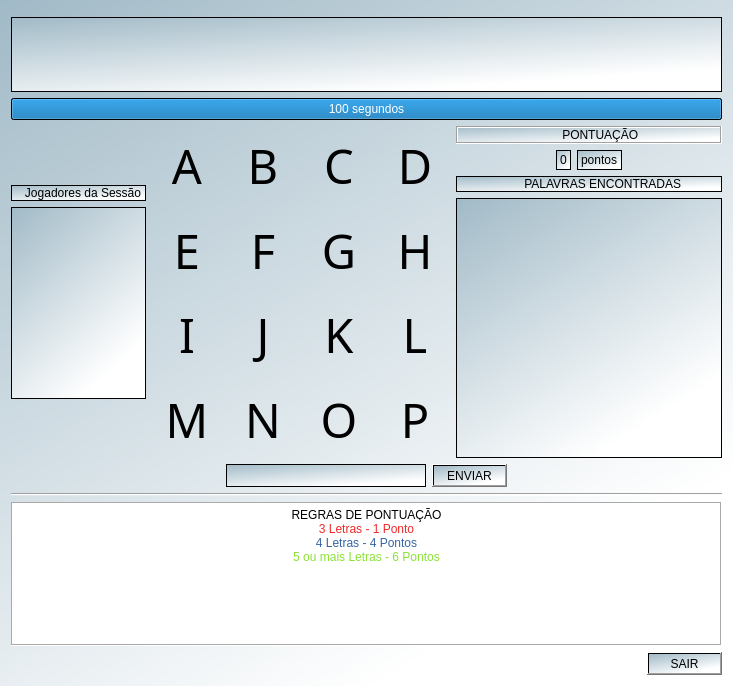
<?xml version="1.0" encoding="UTF-8"?>
<ui version="4.0">
 <class>Form</class>
 <widget class="QWidget" name="Form">
  <property name="geometry">
   <rect>
    <x>0</x>
    <y>0</y>
    <width>733</width>
    <height>686</height>
   </rect>
  </property>
  <property name="sizePolicy">
   <sizepolicy hsizetype="Expanding" vsizetype="Expanding">
    <horstretch>0</horstretch>
    <verstretch>0</verstretch>
   </sizepolicy>
  </property>
  <property name="windowTitle">
   <string>Form</string>
  </property>
  <property name="styleSheet">
   <string notr="true">background-color: qlineargradient(spread:pad, x1:0, y1:0, x2:0.603, y2:0.943182, stop:0 rgba(161, 186, 199, 255), stop:1 rgba(255, 255, 255, 255));</string>
  </property>
  <layout class="QVBoxLayout" name="verticalLayout">
   <item>
    <widget class="Line" name="line">
     <property name="orientation">
      <enum>Qt::Vertical</enum>
     </property>
    </widget>
   </item>
   <item>
    <widget class="QLabel" name="label">
     <property name="sizePolicy">
      <sizepolicy hsizetype="MinimumExpanding" vsizetype="MinimumExpanding">
       <horstretch>0</horstretch>
       <verstretch>0</verstretch>
      </sizepolicy>
     </property>
     <property name="minimumSize">
      <size>
       <width>600</width>
       <height>75</height>
      </size>
     </property>
     <property name="autoFillBackground">
      <bool>false</bool>
     </property>
     <property name="styleSheet">
      <string notr="true">image: url(:/newPrefix/img/BoggleIcon.png);</string>
     </property>
     <property name="frameShape">
      <enum>QFrame::Panel</enum>
     </property>
     <property name="text">
      <string/>
     </property>
    </widget>
   </item>
   <item>
    <spacer name="verticalSpacer_4">
     <property name="orientation">
      <enum>Qt::Vertical</enum>
     </property>
     <property name="sizeHint" stdset="0">
      <size>
       <width>20</width>
       <height>40</height>
      </size>
     </property>
    </spacer>
   </item>
   <item>
    <layout class="QHBoxLayout" name="horizontalLayout">
     <item>
      <widget class="QProgressBar" name="temporestante">
       <property name="maximum">
        <number>180</number>
       </property>
       <property name="value">
        <number>180</number>
       </property>
       <property name="format">
        <string>%p segundos</string>
       </property>
      </widget>
     </item>
    </layout>
   </item>
   <item>
    <layout class="QHBoxLayout" name="horizontalLayout_3">
     <item>
      <layout class="QVBoxLayout" name="verticalLayout_9">
       <item>
        <spacer name="verticalSpacer_3">
         <property name="orientation">
          <enum>Qt::Vertical</enum>
         </property>
         <property name="sizeHint" stdset="0">
          <size>
           <width>20</width>
           <height>40</height>
          </size>
         </property>
        </spacer>
       </item>
       <item>
        <widget class="QLabel" name="JogadoresSessao">
         <property name="frameShape">
          <enum>QFrame::Box</enum>
         </property>
         <property name="text">
          <string>   Jogadores da Sessão</string>
         </property>
        </widget>
       </item>
       <item>
        <widget class="QListWidget" name="listaJogadores">
         <property name="sizePolicy">
          <sizepolicy hsizetype="Expanding" vsizetype="MinimumExpanding">
           <horstretch>0</horstretch>
           <verstretch>0</verstretch>
          </sizepolicy>
         </property>
         <property name="minimumSize">
          <size>
           <width>0</width>
           <height>0</height>
          </size>
         </property>
        </widget>
       </item>
       <item>
        <spacer name="verticalSpacer_2">
         <property name="orientation">
          <enum>Qt::Vertical</enum>
         </property>
         <property name="sizeHint" stdset="0">
          <size>
           <width>20</width>
           <height>10</height>
          </size>
         </property>
        </spacer>
       </item>
      </layout>
     </item>
     <item>
      <layout class="QGridLayout" name="gridLayout">
       <item row="0" column="0">
        <widget class="QPushButton" name="letra1">
         <property name="sizePolicy">
          <sizepolicy hsizetype="MinimumExpanding" vsizetype="MinimumExpanding">
           <horstretch>0</horstretch>
           <verstretch>0</verstretch>
          </sizepolicy>
         </property>
         <property name="minimumSize">
          <size>
           <width>70</width>
           <height>0</height>
          </size>
         </property>
         <property name="font">
          <font>
           <family>Kozuka Gothic Pr6N EL</family>
           <pointsize>35</pointsize>
           <weight>50</weight>
           <italic>false</italic>
           <bold>false</bold>
           <strikeout>false</strikeout>
           <kerning>false</kerning>
          </font>
         </property>
         <property name="cursor">
          <cursorShape>PointingHandCursor</cursorShape>
         </property>
         <property name="styleSheet">
          <string notr="true"/>
         </property>
         <property name="text">
          <string>A</string>
         </property>
         <property name="autoDefault">
          <bool>false</bool>
         </property>
         <property name="default">
          <bool>false</bool>
         </property>
         <property name="flat">
          <bool>true</bool>
         </property>
        </widget>
       </item>
       <item row="1" column="2">
        <widget class="QPushButton" name="letra7">
         <property name="sizePolicy">
          <sizepolicy hsizetype="MinimumExpanding" vsizetype="MinimumExpanding">
           <horstretch>0</horstretch>
           <verstretch>0</verstretch>
          </sizepolicy>
         </property>
         <property name="minimumSize">
          <size>
           <width>70</width>
           <height>0</height>
          </size>
         </property>
         <property name="font">
          <font>
           <family>Kozuka Gothic Pr6N EL</family>
           <pointsize>35</pointsize>
           <weight>50</weight>
           <italic>false</italic>
           <bold>false</bold>
           <strikeout>false</strikeout>
           <kerning>false</kerning>
          </font>
         </property>
         <property name="cursor">
          <cursorShape>PointingHandCursor</cursorShape>
         </property>
         <property name="text">
          <string>G</string>
         </property>
         <property name="autoDefault">
          <bool>false</bool>
         </property>
         <property name="default">
          <bool>false</bool>
         </property>
         <property name="flat">
          <bool>true</bool>
         </property>
        </widget>
       </item>
       <item row="1" column="3">
        <widget class="QPushButton" name="letra8">
         <property name="sizePolicy">
          <sizepolicy hsizetype="MinimumExpanding" vsizetype="MinimumExpanding">
           <horstretch>0</horstretch>
           <verstretch>0</verstretch>
          </sizepolicy>
         </property>
         <property name="minimumSize">
          <size>
           <width>70</width>
           <height>0</height>
          </size>
         </property>
         <property name="font">
          <font>
           <family>Kozuka Gothic Pr6N EL</family>
           <pointsize>35</pointsize>
           <weight>50</weight>
           <italic>false</italic>
           <bold>false</bold>
           <strikeout>false</strikeout>
           <kerning>false</kerning>
          </font>
         </property>
         <property name="cursor">
          <cursorShape>PointingHandCursor</cursorShape>
         </property>
         <property name="text">
          <string>H</string>
         </property>
         <property name="autoDefault">
          <bool>false</bool>
         </property>
         <property name="default">
          <bool>false</bool>
         </property>
         <property name="flat">
          <bool>true</bool>
         </property>
        </widget>
       </item>
       <item row="2" column="0">
        <widget class="QPushButton" name="letra9">
         <property name="sizePolicy">
          <sizepolicy hsizetype="MinimumExpanding" vsizetype="MinimumExpanding">
           <horstretch>0</horstretch>
           <verstretch>0</verstretch>
          </sizepolicy>
         </property>
         <property name="minimumSize">
          <size>
           <width>70</width>
           <height>0</height>
          </size>
         </property>
         <property name="font">
          <font>
           <family>Kozuka Gothic Pr6N EL</family>
           <pointsize>35</pointsize>
           <weight>50</weight>
           <italic>false</italic>
           <bold>false</bold>
           <strikeout>false</strikeout>
           <kerning>false</kerning>
          </font>
         </property>
         <property name="cursor">
          <cursorShape>PointingHandCursor</cursorShape>
         </property>
         <property name="text">
          <string>I</string>
         </property>
         <property name="autoDefault">
          <bool>false</bool>
         </property>
         <property name="default">
          <bool>false</bool>
         </property>
         <property name="flat">
          <bool>true</bool>
         </property>
        </widget>
       </item>
       <item row="2" column="2">
        <widget class="QPushButton" name="letra11">
         <property name="sizePolicy">
          <sizepolicy hsizetype="MinimumExpanding" vsizetype="MinimumExpanding">
           <horstretch>0</horstretch>
           <verstretch>0</verstretch>
          </sizepolicy>
         </property>
         <property name="minimumSize">
          <size>
           <width>70</width>
           <height>0</height>
          </size>
         </property>
         <property name="font">
          <font>
           <family>Kozuka Gothic Pr6N EL</family>
           <pointsize>35</pointsize>
           <weight>50</weight>
           <italic>false</italic>
           <bold>false</bold>
           <strikeout>false</strikeout>
           <kerning>false</kerning>
          </font>
         </property>
         <property name="cursor">
          <cursorShape>PointingHandCursor</cursorShape>
         </property>
         <property name="text">
          <string>K</string>
         </property>
         <property name="autoDefault">
          <bool>false</bool>
         </property>
         <property name="default">
          <bool>false</bool>
         </property>
         <property name="flat">
          <bool>true</bool>
         </property>
        </widget>
       </item>
       <item row="2" column="3">
        <widget class="QPushButton" name="letra12">
         <property name="sizePolicy">
          <sizepolicy hsizetype="MinimumExpanding" vsizetype="MinimumExpanding">
           <horstretch>0</horstretch>
           <verstretch>0</verstretch>
          </sizepolicy>
         </property>
         <property name="minimumSize">
          <size>
           <width>70</width>
           <height>0</height>
          </size>
         </property>
         <property name="font">
          <font>
           <family>Kozuka Gothic Pr6N EL</family>
           <pointsize>35</pointsize>
           <weight>50</weight>
           <italic>false</italic>
           <bold>false</bold>
           <strikeout>false</strikeout>
           <kerning>false</kerning>
          </font>
         </property>
         <property name="cursor">
          <cursorShape>PointingHandCursor</cursorShape>
         </property>
         <property name="text">
          <string>L</string>
         </property>
         <property name="autoDefault">
          <bool>false</bool>
         </property>
         <property name="default">
          <bool>false</bool>
         </property>
         <property name="flat">
          <bool>true</bool>
         </property>
        </widget>
       </item>
       <item row="3" column="0">
        <widget class="QPushButton" name="letra13">
         <property name="sizePolicy">
          <sizepolicy hsizetype="MinimumExpanding" vsizetype="MinimumExpanding">
           <horstretch>0</horstretch>
           <verstretch>0</verstretch>
          </sizepolicy>
         </property>
         <property name="minimumSize">
          <size>
           <width>70</width>
           <height>0</height>
          </size>
         </property>
         <property name="font">
          <font>
           <family>Kozuka Gothic Pr6N EL</family>
           <pointsize>35</pointsize>
           <weight>50</weight>
           <italic>false</italic>
           <bold>false</bold>
           <strikeout>false</strikeout>
           <kerning>false</kerning>
          </font>
         </property>
         <property name="cursor">
          <cursorShape>PointingHandCursor</cursorShape>
         </property>
         <property name="text">
          <string>M</string>
         </property>
         <property name="autoDefault">
          <bool>false</bool>
         </property>
         <property name="default">
          <bool>false</bool>
         </property>
         <property name="flat">
          <bool>true</bool>
         </property>
        </widget>
       </item>
       <item row="3" column="1">
        <widget class="QPushButton" name="letra14">
         <property name="sizePolicy">
          <sizepolicy hsizetype="MinimumExpanding" vsizetype="MinimumExpanding">
           <horstretch>0</horstretch>
           <verstretch>0</verstretch>
          </sizepolicy>
         </property>
         <property name="minimumSize">
          <size>
           <width>70</width>
           <height>0</height>
          </size>
         </property>
         <property name="font">
          <font>
           <family>Kozuka Gothic Pr6N EL</family>
           <pointsize>35</pointsize>
           <weight>50</weight>
           <italic>false</italic>
           <bold>false</bold>
           <strikeout>false</strikeout>
           <kerning>false</kerning>
          </font>
         </property>
         <property name="cursor">
          <cursorShape>PointingHandCursor</cursorShape>
         </property>
         <property name="text">
          <string>N</string>
         </property>
         <property name="autoDefault">
          <bool>false</bool>
         </property>
         <property name="default">
          <bool>false</bool>
         </property>
         <property name="flat">
          <bool>true</bool>
         </property>
        </widget>
       </item>
       <item row="3" column="2">
        <widget class="QPushButton" name="letra15">
         <property name="sizePolicy">
          <sizepolicy hsizetype="MinimumExpanding" vsizetype="MinimumExpanding">
           <horstretch>0</horstretch>
           <verstretch>0</verstretch>
          </sizepolicy>
         </property>
         <property name="minimumSize">
          <size>
           <width>70</width>
           <height>0</height>
          </size>
         </property>
         <property name="font">
          <font>
           <family>Kozuka Gothic Pr6N EL</family>
           <pointsize>35</pointsize>
           <weight>50</weight>
           <italic>false</italic>
           <bold>false</bold>
           <strikeout>false</strikeout>
           <kerning>false</kerning>
          </font>
         </property>
         <property name="cursor">
          <cursorShape>PointingHandCursor</cursorShape>
         </property>
         <property name="text">
          <string>O</string>
         </property>
         <property name="autoDefault">
          <bool>false</bool>
         </property>
         <property name="default">
          <bool>false</bool>
         </property>
         <property name="flat">
          <bool>true</bool>
         </property>
        </widget>
       </item>
       <item row="0" column="1">
        <widget class="QPushButton" name="letra2">
         <property name="sizePolicy">
          <sizepolicy hsizetype="MinimumExpanding" vsizetype="MinimumExpanding">
           <horstretch>0</horstretch>
           <verstretch>0</verstretch>
          </sizepolicy>
         </property>
         <property name="minimumSize">
          <size>
           <width>70</width>
           <height>0</height>
          </size>
         </property>
         <property name="font">
          <font>
           <family>Kozuka Gothic Pr6N EL</family>
           <pointsize>35</pointsize>
           <weight>50</weight>
           <italic>false</italic>
           <bold>false</bold>
           <strikeout>false</strikeout>
           <kerning>false</kerning>
          </font>
         </property>
         <property name="cursor">
          <cursorShape>PointingHandCursor</cursorShape>
         </property>
         <property name="text">
          <string>B</string>
         </property>
         <property name="autoDefault">
          <bool>false</bool>
         </property>
         <property name="default">
          <bool>false</bool>
         </property>
         <property name="flat">
          <bool>true</bool>
         </property>
        </widget>
       </item>
       <item row="0" column="2">
        <widget class="QPushButton" name="letra3">
         <property name="sizePolicy">
          <sizepolicy hsizetype="MinimumExpanding" vsizetype="MinimumExpanding">
           <horstretch>0</horstretch>
           <verstretch>0</verstretch>
          </sizepolicy>
         </property>
         <property name="minimumSize">
          <size>
           <width>70</width>
           <height>0</height>
          </size>
         </property>
         <property name="font">
          <font>
           <family>Kozuka Gothic Pr6N EL</family>
           <pointsize>35</pointsize>
           <weight>50</weight>
           <italic>false</italic>
           <bold>false</bold>
           <strikeout>false</strikeout>
           <kerning>false</kerning>
          </font>
         </property>
         <property name="cursor">
          <cursorShape>PointingHandCursor</cursorShape>
         </property>
         <property name="text">
          <string>C</string>
         </property>
         <property name="autoDefault">
          <bool>false</bool>
         </property>
         <property name="default">
          <bool>false</bool>
         </property>
         <property name="flat">
          <bool>true</bool>
         </property>
        </widget>
       </item>
       <item row="0" column="3">
        <widget class="QPushButton" name="letra4">
         <property name="enabled">
          <bool>true</bool>
         </property>
         <property name="sizePolicy">
          <sizepolicy hsizetype="MinimumExpanding" vsizetype="MinimumExpanding">
           <horstretch>0</horstretch>
           <verstretch>0</verstretch>
          </sizepolicy>
         </property>
         <property name="minimumSize">
          <size>
           <width>70</width>
           <height>0</height>
          </size>
         </property>
         <property name="font">
          <font>
           <family>Kozuka Gothic Pr6N EL</family>
           <pointsize>35</pointsize>
           <weight>50</weight>
           <italic>false</italic>
           <bold>false</bold>
           <strikeout>false</strikeout>
           <kerning>false</kerning>
          </font>
         </property>
         <property name="cursor">
          <cursorShape>PointingHandCursor</cursorShape>
         </property>
         <property name="styleSheet">
          <string notr="true"/>
         </property>
         <property name="text">
          <string>D</string>
         </property>
         <property name="autoDefault">
          <bool>false</bool>
         </property>
         <property name="default">
          <bool>false</bool>
         </property>
         <property name="flat">
          <bool>true</bool>
         </property>
        </widget>
       </item>
       <item row="1" column="0">
        <widget class="QPushButton" name="letra5">
         <property name="sizePolicy">
          <sizepolicy hsizetype="MinimumExpanding" vsizetype="MinimumExpanding">
           <horstretch>0</horstretch>
           <verstretch>0</verstretch>
          </sizepolicy>
         </property>
         <property name="minimumSize">
          <size>
           <width>70</width>
           <height>0</height>
          </size>
         </property>
         <property name="font">
          <font>
           <family>Kozuka Gothic Pr6N EL</family>
           <pointsize>35</pointsize>
           <weight>50</weight>
           <italic>false</italic>
           <bold>false</bold>
           <strikeout>false</strikeout>
           <kerning>false</kerning>
          </font>
         </property>
         <property name="cursor">
          <cursorShape>PointingHandCursor</cursorShape>
         </property>
         <property name="text">
          <string>E</string>
         </property>
         <property name="autoDefault">
          <bool>false</bool>
         </property>
         <property name="default">
          <bool>false</bool>
         </property>
         <property name="flat">
          <bool>true</bool>
         </property>
        </widget>
       </item>
       <item row="1" column="1">
        <widget class="QPushButton" name="letra6">
         <property name="sizePolicy">
          <sizepolicy hsizetype="MinimumExpanding" vsizetype="MinimumExpanding">
           <horstretch>0</horstretch>
           <verstretch>0</verstretch>
          </sizepolicy>
         </property>
         <property name="minimumSize">
          <size>
           <width>70</width>
           <height>0</height>
          </size>
         </property>
         <property name="font">
          <font>
           <family>Kozuka Gothic Pr6N EL</family>
           <pointsize>35</pointsize>
           <weight>50</weight>
           <italic>false</italic>
           <bold>false</bold>
           <strikeout>false</strikeout>
           <kerning>false</kerning>
          </font>
         </property>
         <property name="cursor">
          <cursorShape>PointingHandCursor</cursorShape>
         </property>
         <property name="text">
          <string>F</string>
         </property>
         <property name="autoDefault">
          <bool>false</bool>
         </property>
         <property name="default">
          <bool>false</bool>
         </property>
         <property name="flat">
          <bool>true</bool>
         </property>
        </widget>
       </item>
       <item row="2" column="1">
        <widget class="QPushButton" name="letra10">
         <property name="sizePolicy">
          <sizepolicy hsizetype="MinimumExpanding" vsizetype="MinimumExpanding">
           <horstretch>0</horstretch>
           <verstretch>0</verstretch>
          </sizepolicy>
         </property>
         <property name="minimumSize">
          <size>
           <width>70</width>
           <height>0</height>
          </size>
         </property>
         <property name="font">
          <font>
           <family>Kozuka Gothic Pr6N EL</family>
           <pointsize>35</pointsize>
           <weight>50</weight>
           <italic>false</italic>
           <bold>false</bold>
           <strikeout>false</strikeout>
           <kerning>false</kerning>
          </font>
         </property>
         <property name="cursor">
          <cursorShape>PointingHandCursor</cursorShape>
         </property>
         <property name="text">
          <string>J</string>
         </property>
         <property name="autoDefault">
          <bool>false</bool>
         </property>
         <property name="default">
          <bool>false</bool>
         </property>
         <property name="flat">
          <bool>true</bool>
         </property>
        </widget>
       </item>
       <item row="3" column="3">
        <widget class="QPushButton" name="letra16">
         <property name="sizePolicy">
          <sizepolicy hsizetype="MinimumExpanding" vsizetype="MinimumExpanding">
           <horstretch>0</horstretch>
           <verstretch>0</verstretch>
          </sizepolicy>
         </property>
         <property name="minimumSize">
          <size>
           <width>70</width>
           <height>0</height>
          </size>
         </property>
         <property name="font">
          <font>
           <family>Kozuka Gothic Pr6N EL</family>
           <pointsize>35</pointsize>
           <weight>50</weight>
           <italic>false</italic>
           <bold>false</bold>
           <strikeout>false</strikeout>
           <kerning>false</kerning>
          </font>
         </property>
         <property name="cursor">
          <cursorShape>PointingHandCursor</cursorShape>
         </property>
         <property name="text">
          <string>P</string>
         </property>
         <property name="autoDefault">
          <bool>false</bool>
         </property>
         <property name="default">
          <bool>false</bool>
         </property>
         <property name="flat">
          <bool>true</bool>
         </property>
        </widget>
       </item>
      </layout>
     </item>
     <item>
      <layout class="QVBoxLayout" name="verticalLayout_2">
       <item>
        <widget class="QLabel" name="Pontuacao">
         <property name="frameShape">
          <enum>QFrame::Box</enum>
         </property>
         <property name="frameShadow">
          <enum>QFrame::Sunken</enum>
         </property>
         <property name="text">
          <string>                PONTUAÇÃO</string>
         </property>
         <property name="scaledContents">
          <bool>false</bool>
         </property>
         <property name="wordWrap">
          <bool>false</bool>
         </property>
         <property name="margin">
          <number>0</number>
         </property>
         <property name="indent">
          <number>51</number>
         </property>
         <property name="textInteractionFlags">
          <set>Qt::NoTextInteraction</set>
         </property>
        </widget>
       </item>
       <item>
        <layout class="QHBoxLayout" name="horizontalLayout_7">
         <item>
          <spacer name="horizontalSpacer_4">
           <property name="orientation">
            <enum>Qt::Horizontal</enum>
           </property>
           <property name="sizeHint" stdset="0">
            <size>
             <width>500</width>
             <height>20</height>
            </size>
           </property>
          </spacer>
         </item>
         <item>
          <widget class="QLabel" name="pontosEdit">
           <property name="frameShape">
            <enum>QFrame::Box</enum>
           </property>
           <property name="text">
            <string>0</string>
           </property>
          </widget>
         </item>
         <item>
          <widget class="QLabel" name="points">
           <property name="frameShape">
            <enum>QFrame::Box</enum>
           </property>
           <property name="text">
            <string>pontos</string>
           </property>
          </widget>
         </item>
         <item>
          <spacer name="horizontalSpacer_5">
           <property name="orientation">
            <enum>Qt::Horizontal</enum>
           </property>
           <property name="sizeHint" stdset="0">
            <size>
             <width>500</width>
             <height>20</height>
            </size>
           </property>
          </spacer>
         </item>
        </layout>
       </item>
       <item>
        <widget class="QLabel" name="label_3">
         <property name="frameShape">
          <enum>QFrame::Box</enum>
         </property>
         <property name="text">
          <string> PALAVRAS ENCONTRADAS</string>
         </property>
         <property name="indent">
          <number>64</number>
         </property>
        </widget>
       </item>
       <item>
        <widget class="QListWidget" name="listaPalavrasEncontradas">
         <property name="sizePolicy">
          <sizepolicy hsizetype="Expanding" vsizetype="MinimumExpanding">
           <horstretch>0</horstretch>
           <verstretch>0</verstretch>
          </sizepolicy>
         </property>
         <property name="minimumSize">
          <size>
           <width>0</width>
           <height>260</height>
          </size>
         </property>
        </widget>
       </item>
      </layout>
     </item>
    </layout>
   </item>
   <item>
    <layout class="QHBoxLayout" name="horizontalLayout_5">
     <item>
      <layout class="QVBoxLayout" name="verticalLayout_4">
       <item>
        <layout class="QHBoxLayout" name="horizontalLayout_6">
         <item>
          <spacer name="horizontalSpacer_3">
           <property name="orientation">
            <enum>Qt::Horizontal</enum>
           </property>
           <property name="sizeHint" stdset="0">
            <size>
             <width>600</width>
             <height>20</height>
            </size>
           </property>
          </spacer>
         </item>
         <item>
          <widget class="QTextEdit" name="inputjogador">
           <property name="sizePolicy">
            <sizepolicy hsizetype="Expanding" vsizetype="Ignored">
             <horstretch>0</horstretch>
             <verstretch>0</verstretch>
            </sizepolicy>
           </property>
           <property name="minimumSize">
            <size>
             <width>200</width>
             <height>10</height>
            </size>
           </property>
           <property name="sizeIncrement">
            <size>
             <width>0</width>
             <height>0</height>
            </size>
           </property>
           <property name="baseSize">
            <size>
             <width>0</width>
             <height>0</height>
            </size>
           </property>
           <property name="autoFillBackground">
            <bool>false</bool>
           </property>
           <property name="verticalScrollBarPolicy">
            <enum>Qt::ScrollBarAlwaysOff</enum>
           </property>
          </widget>
         </item>
         <item>
          <widget class="QPushButton" name="btnenviar">
           <property name="text">
            <string>ENVIAR</string>
           </property>
          </widget>
         </item>
         <item>
          <spacer name="horizontalSpacer_2">
           <property name="orientation">
            <enum>Qt::Horizontal</enum>
           </property>
           <property name="sizeType">
            <enum>QSizePolicy::Expanding</enum>
           </property>
           <property name="sizeHint" stdset="0">
            <size>
             <width>600</width>
             <height>20</height>
            </size>
           </property>
          </spacer>
         </item>
        </layout>
       </item>
       <item>
        <spacer name="verticalSpacer">
         <property name="orientation">
          <enum>Qt::Vertical</enum>
         </property>
         <property name="sizeHint" stdset="0">
          <size>
           <width>20</width>
           <height>40</height>
          </size>
         </property>
        </spacer>
       </item>
      </layout>
     </item>
    </layout>
   </item>
   <item>
    <layout class="QHBoxLayout" name="horizontalLayout_2"/>
   </item>
   <item>
    <widget class="Line" name="line_4">
     <property name="orientation">
      <enum>Qt::Horizontal</enum>
     </property>
    </widget>
   </item>
   <item>
    <widget class="QTextEdit" name="regraPont">
     <property name="cursor" stdset="0">
      <cursorShape>CrossCursor</cursorShape>
     </property>
     <property name="styleSheet">
      <string notr="true">background-color: rgb(255, 255, 255);</string>
     </property>
     <property name="frameShape">
      <enum>QFrame::Box</enum>
     </property>
     <property name="verticalScrollBarPolicy">
      <enum>Qt::ScrollBarAlwaysOff</enum>
     </property>
     <property name="horizontalScrollBarPolicy">
      <enum>Qt::ScrollBarAlwaysOff</enum>
     </property>
     <property name="undoRedoEnabled">
      <bool>false</bool>
     </property>
     <property name="readOnly">
      <bool>true</bool>
     </property>
     <property name="html">
      <string>&lt;!DOCTYPE HTML PUBLIC &quot;-//W3C//DTD HTML 4.0//EN&quot; &quot;http://www.w3.org/TR/REC-html40/strict.dtd&quot;&gt;
&lt;html&gt;&lt;head&gt;&lt;meta name=&quot;qrichtext&quot; content=&quot;1&quot; /&gt;&lt;style type=&quot;text/css&quot;&gt;
p, li { white-space: pre-wrap; }
&lt;/style&gt;&lt;/head&gt;&lt;body style=&quot; font-family:'MS Shell Dlg 2'; font-size:8.25pt; font-weight:400; font-style:normal;&quot;&gt;
&lt;p align=&quot;center&quot; style=&quot; margin-top:0px; margin-bottom:0px; margin-left:0px; margin-right:0px; -qt-block-indent:0; text-indent:0px;&quot;&gt;&lt;span style=&quot; font-family:'Ubuntu'; font-size:9pt;&quot;&gt;REGRAS DE PONTUAÇÃO&lt;/span&gt;&lt;/p&gt;
&lt;p align=&quot;center&quot; style=&quot; margin-top:0px; margin-bottom:0px; margin-left:0px; margin-right:0px; -qt-block-indent:0; text-indent:0px;&quot;&gt;&lt;span style=&quot; font-family:'Ubuntu'; font-size:9pt; color:#ef2929;&quot;&gt;3 Letras - 1 Ponto&lt;/span&gt;&lt;/p&gt;
&lt;p align=&quot;center&quot; style=&quot; margin-top:0px; margin-bottom:0px; margin-left:0px; margin-right:0px; -qt-block-indent:0; text-indent:0px;&quot;&gt;&lt;span style=&quot; font-family:'Ubuntu'; font-size:9pt; color:#3465a4;&quot;&gt;4 Letras - 4 Pontos&lt;/span&gt;&lt;/p&gt;
&lt;p align=&quot;center&quot; style=&quot; margin-top:0px; margin-bottom:0px; margin-left:0px; margin-right:0px; -qt-block-indent:0; text-indent:0px;&quot;&gt;&lt;span style=&quot; font-family:'Ubuntu'; font-size:9pt; color:#8ae234;&quot;&gt;5 ou mais Letras - 6 Pontos&lt;/span&gt;&lt;/p&gt;&lt;/body&gt;&lt;/html&gt;</string>
     </property>
    </widget>
   </item>
   <item>
    <layout class="QHBoxLayout" name="horizontalLayout_4">
     <item>
      <spacer name="horizontalSpacer">
       <property name="orientation">
        <enum>Qt::Horizontal</enum>
       </property>
       <property name="sizeHint" stdset="0">
        <size>
         <width>40</width>
         <height>20</height>
        </size>
       </property>
      </spacer>
     </item>
     <item>
      <widget class="QPushButton" name="sair">
       <property name="text">
        <string>SAIR</string>
       </property>
      </widget>
     </item>
    </layout>
   </item>
  </layout>
 </widget>
 <resources>
  <include location="resource.qrc"/>
 </resources>
 <connections/>
</ui>
